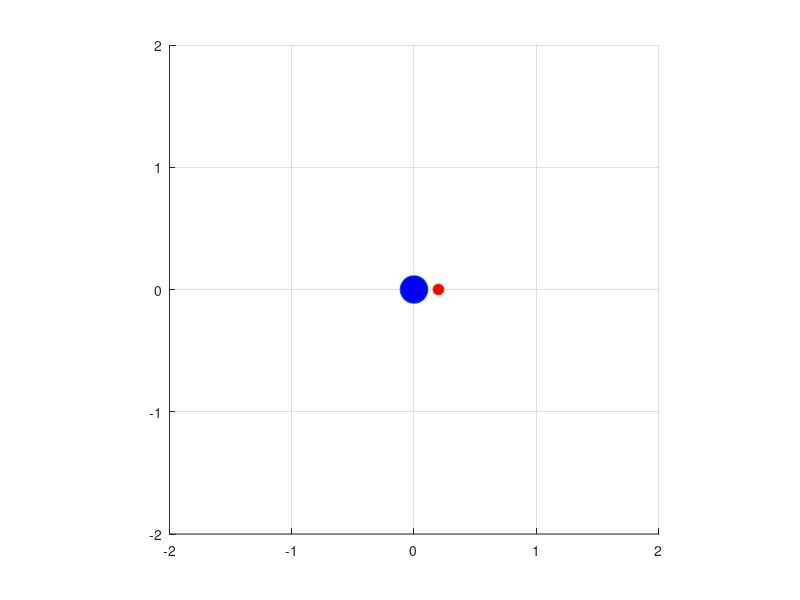

Write MATLAB code to recreate this figure. (Note: this script raises an error after producing the figure.)
clear;
close all;

dt = 0.1;%%時間刻み=離散時間Tsとして使用
Tfin = 1.9;%シミュレーション終了時間
t1 = [0:dt:Tfin];

for i = 1 : 3

    u1_pm = 0.5;

    if i == 1
        u2_pm = 0.4;
    elseif i == 2
        u2_pm = 0.5;
    else
        u2_pm = 0.6;
    end

    u1 = ones(length(t1),1) * u1_pm; % 並進速度
    u2 = ones(length(t1),1) * u2_pm; % 回転角速度

    si = zeros(length(t1),3);
    si(1,:) = [0 0 0];%状態ξの初期値を設定

    x = si(1,1) + 0.2 * cos(si(1,3));
    y = si(1,2) + 0.2 * sin(si(1,3));

    hold on;
    axis equal;
    grid on;

    axis([-2 2 -2 2])

    h = plot(si(1,1),si(1,2), 'o', 'MarkerSize' ,20, 'MarkerFaceColor', 'b');
    h2 = plot(x,y,'o', 'MarkerSize' ,8, 'MarkerFaceColor', 'r');

    for i = 1:length(t1)

        if i ~= length(t1)
            %θ(n),すなわち si(i+1,3) をx(n),y(n)の計算に使う
            si(i+1,3) = si(i,3) + u2(i) * dt;
            si(i+1,1) = si(i,1) + u1(i) * cos(si(i+1,3)) * dt;
            si(i+1,2) = si(i,2) + u1(i) * sin(si(i+1,3)) * dt;
        end

        set(h, 'XData', si(i,1),'YData', si(i,2));
        set(h2, 'XData', si(i,1) + 0.2 * cos(si(i,3)),'YData', si(i,2) + 0.2 * sin(si(i,3)));

        drawnow;

        F = getframe(gcf);
        % RGBデータをインデックス付きデータに変更
        [X,map] = rgb2ind(F.cdata,256);
        if i==1
            pause(2)
            % GIFファイルに書き出し
            imwrite(X,map,'twowheels.gif')
        else
            % 2回目以降は'append'でアニメーションを作成
            imwrite(X,map,'twowheels.gif','WriteMode','append')
        end

    end

end